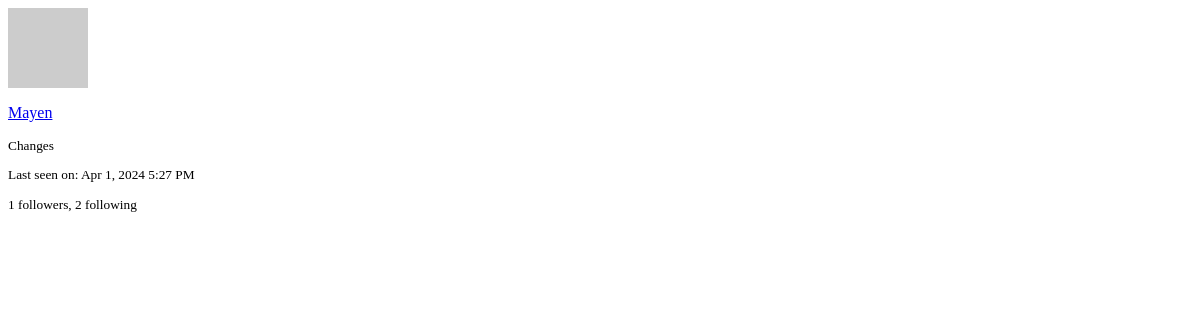
Page /user/Mayen/popup (signed in) on the earlier database version.
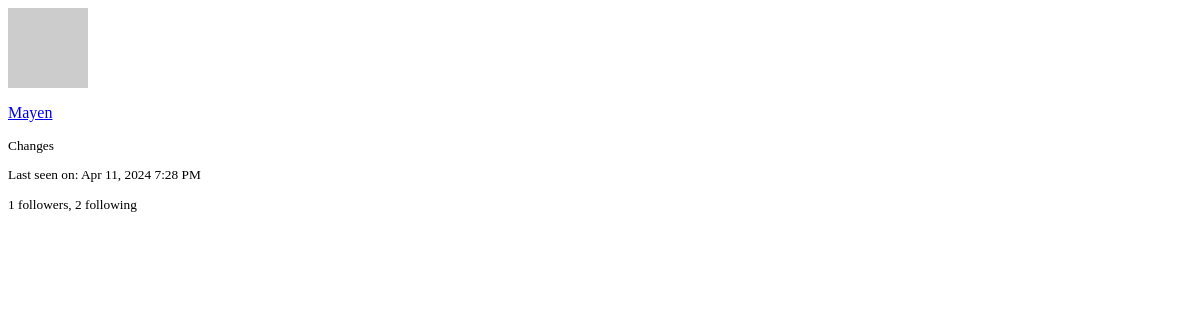
Same page on the later database version.
### app/models.py (models this page shows, shortened)
class User(UserMixin, db.Model):
    __tablename__ = 'user'
    __table_args__ = {'extend_existing': True}
    id = db.Column(db.Integer, primary_key=True)
    username = db.Column(db.String(64), index=True, unique=True)
    email = db.Column(db.String(120), index=True, unique=True)
    password_hash = db.Column(db.String(128))
    about_me = db.Column(db.String(140))
    last_seen = db.Column(db.DateTime, default=datetime.utcnow)
    notifications = db.relationship('Notification', backref='user',
                                    lazy='dynamic')
    messages_sent = db.relationship('Message',
                                    foreign_keys='Message.sender_id',
                                    backref='author', lazy='dynamic')
    messages_received = db.relationship('Message',
                                        foreign_keys='Message.recipient_id',
                                        backref='recipient', lazy='dynamic')
    last_message_read_time = db.Column(db.DateTime)
    posts = db.relationship('Post', backref='author_user',
                            lazy='dynamic', overlaps="author_user")
    followed = db.relationship(
        'User',
        secondary=followers,
        primaryjoin=(followers.c.follower_id == id),
        secondaryjoin=(followers.c.followed_id == id),
        backref=db.backref('followers', lazy='dynamic'),
        lazy='dynamic'
    )
    def avatar(self, size):
        digest = md5(self.email.lower().encode('utf-8')).hexdigest()
        return f'https://www.gravatar.com/avatar/{digest}?d=identicon&s={size}'
    @login.user_loader
    def load_user(id):
        return User.query.get(int(id))

### app/main/routes.py (the view)
@user_bp.route('/user/<username>/popup')
@login_required
def user_popup(username):
    user = User.query.filter_by(username=username).first_or_404()
    form = EmptyForm()
    return render_template('user_popup.html', user=user, form=form)

### app/main/routes.py (called while the page is built)
@user_bp.before_app_request
def before_request():
    if current_user.is_authenticated:
        current_user.last_seen = datetime.datetime.now()
        db.session.commit()
        g.search_form = SearchForm()
    g.locale = str(get_locale())

### app/models.py (called while the page is built)
    @classmethod
    def before_commit(cls, session):
        session._changes = {
            'add': list(session.new),
            'update': list(session.dirty),
            'delete': list(session.deleted)
        }

    @classmethod
    def after_commit(cls, session):
        for obj in session._changes['add']:
            if isinstance(obj, SearchableMixin):
                add_to_index(obj.__tablename__, obj)
        for obj in session._changes['update']:
            if isinstance(obj, SearchableMixin):
                add_to_index(obj.__tablename__, obj)
        for obj in session._changes['delete']:
            if isinstance(obj, SearchableMixin):
                remove_from_index(obj.__tablename__, obj)
        session._changes = None

### app/templates/user_popup.html (shortened to what this page needs)
<main>
    <div>
        <div style="border: 0px;" width="64"><img src="{{ user.avatar(64) }}" alt="profile picture" loading="lazy"></div>
        <div style="border: 0px;">
            <p><a href="{{ url_for('main.user', username=user.username) }}">
                {{ user.username }}
            </a></p>
            <small>
                {% if user.about_me %}<p>{{ user.about_me }}</p>{% endif %}
                {% if user.last_seen %}
                <p>{{ _('Last seen on') }}: {{ moment(user.last_seen).format('lll') }}</p>
                {% endif %}
                <p>
                    {{ _('%(count)d followers', count=user.followers.count()) }},
                    {{ _('%(count)d following', count=user.followed.count()) }}
                </p>
            </small>
        </div>
    </div>
</main>

Differences in the rows shown:
changed User "Mayen": last_seen "Apr 1, 2024 5:27 PM" → "Apr 11, 2024 7:28 PM"
